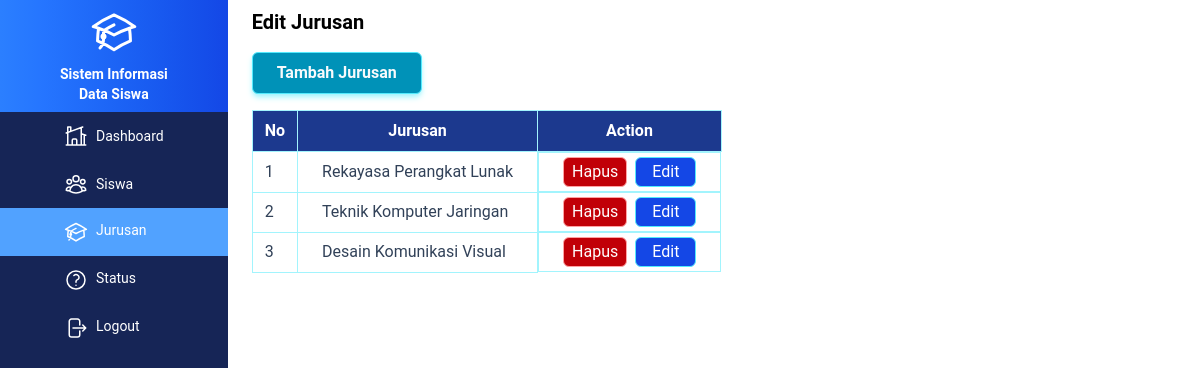
The app's page /jurusan.php with its own data.
### tables this page shows
CREATE TABLE `tabel_jurusan` (
  `id` int(11) NOT NULL,
  `jurusan` varchar(100) NOT NULL,
  `created_at` timestamp NOT NULL DEFAULT current_timestamp(),
  `updated_at` timestamp NOT NULL DEFAULT current_timestamp() ON UPDATE current_timestamp()
);

### src/functions/functionJurusan.php (called while the page is built, shortened)
<?php
    function semuaJurusan($db) {
        $stmt = $db->query("SELECT * FROM tabel_jurusan");
        return $stmt->fetchAll();
    }
?>

### src/jurusan.php (the view, shortened to what this page needs)
<?php
    require_once "functions/functionJurusan.php";
    $title = "Edit Jurusan";
    $dataJurusan = semuaJurusan($db);
?>
<?php include_once "templates/header.php"; ?>
    <div class="flex h-screen">
        <?php include_once "templates/sidebar.php"; ?>
        <div class="content px-6 py-2">
            <h1 class="text-xl font-semibold"><?php echo $title; ?></h1>
            <a href="tambahJurusan.php" class="px-6 py-2 bg-cyan-600 mt-4 inline-block text-slate-50 font-semibold rounded-md border border-cyan-300 shadow-md shadow-cyan-200 hover:bg-cyan-800 hover:shadow-none">Tambah Jurusan</a>
            <table class="mt-4">
                <thead>
                    <tr>
                        <th class="border border-cyan-200 bg-blue-900 text-white py-2 px-3">No</th>
                        <th class="border border-cyan-200 bg-blue-900 text-white py-2 px-6">Jurusan</th>
                        <th class="border border-cyan-200 bg-blue-900 text-white py-2 px-6">Action</th>
                    </tr>
                </thead>
                <tbody>
                    <?php $x=1; foreach($dataJurusan as $jurusan) : ?>
                    <tr>
                        <td class="border border-cyan-200 text-slate-700 py-1 px-3"><?php echo $x++; ?></td>
                        <td class="border border-cyan-200 text-slate-700 py-1 px-6"><?php echo htmlspecialchars($jurusan["jurusan"]); ?></td>
                        <td class="border flex items-center gap-2 border-cyan-200 text-slate-700 py-1 px-6">
                            <form action="" method="post" onclick="return confirm('Yakin hapus jurusan !')">
                                <button type="submit" name="hapus" class="bg-red text-white py-0.5 px-2 rounded-md border border-red-300 bg-red-700">Hapus</button>
                            </form>
                            <a href="editJurusan.php?id=<?= $jurusan["id"]; ?>" class="bg-blue-700 py-0.5 px-4 rounded-md border border-cyan-300 block text-white">Edit</a>
                        </td>
                    </tr>
                    <?php endforeach; ?>
                </tbody>
            </table>
        </div>
    </div>

### records on screen
tabel_jurusan: jurusan "Rekayasa Perangkat Lunak"
tabel_jurusan: jurusan "Teknik Komputer Jaringan"
tabel_jurusan: jurusan "Desain Komunikasi Visual"

### other values on screen
$title "Edit Jurusan"
